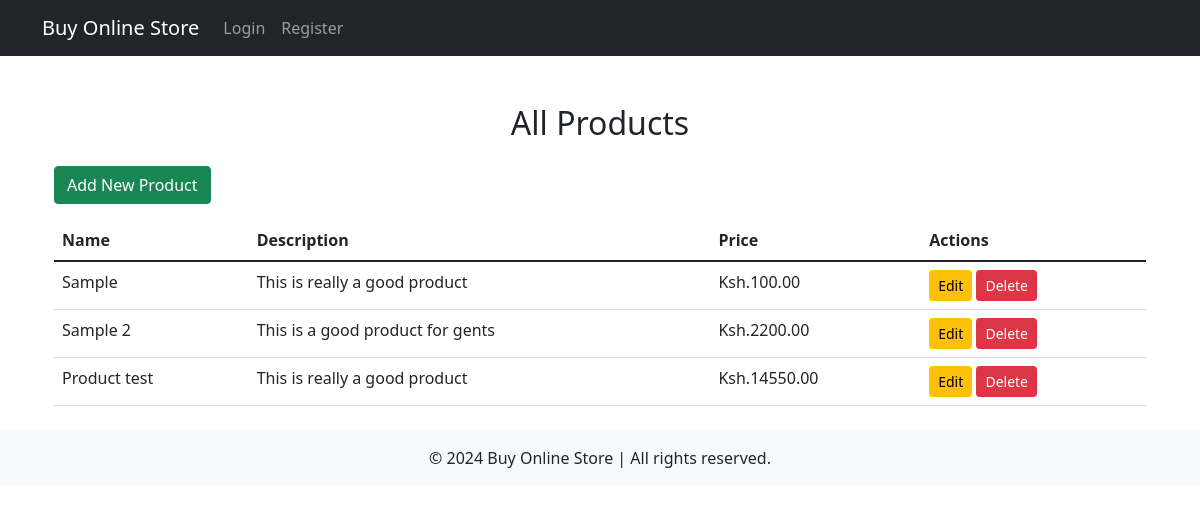
Before: /products/ with the older database file.
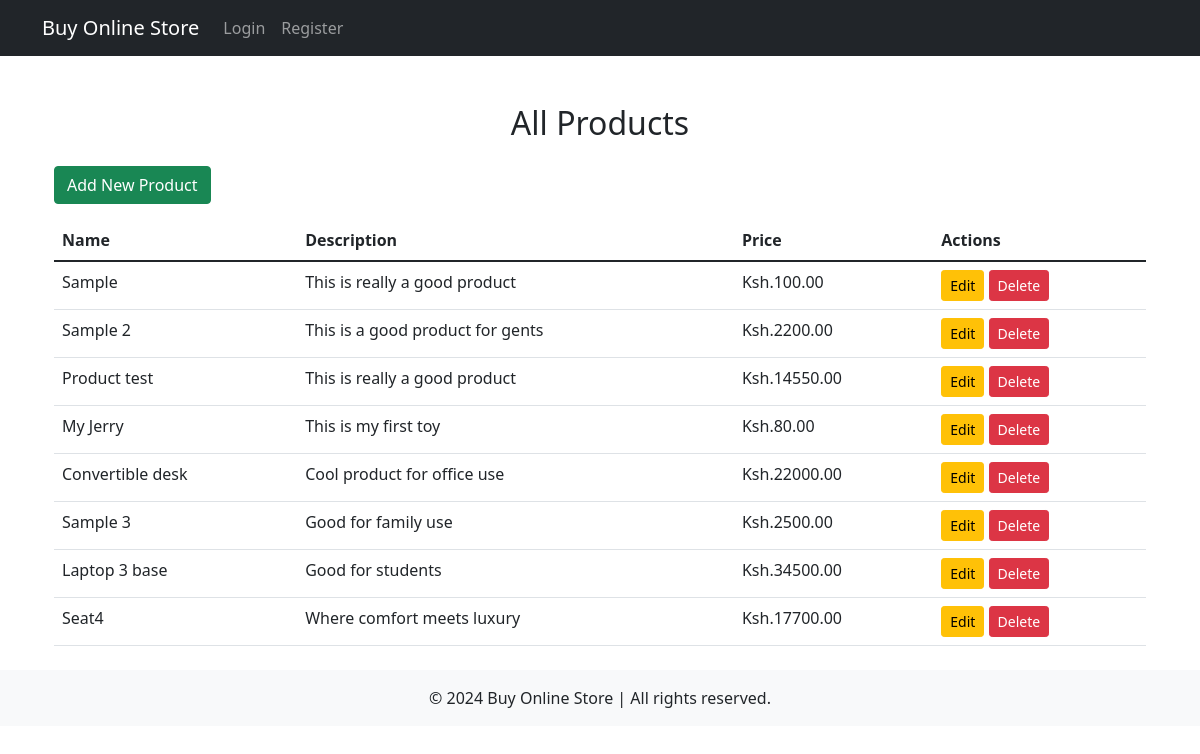
After: the same page with the newer database file.
### products/models.py (models this page shows, shortened)
class Product(models.Model):
    name = models.CharField(max_length=255)
    description = models.TextField()
    price = models.DecimalField(max_digits=10, decimal_places=2)
    store = models.ForeignKey(Store, on_delete=models.CASCADE, related_name='products')  # Link to the Store model
    category = models.ForeignKey(Category, on_delete=models.CASCADE)
    image = models.ImageField(upload_to='products/', blank=True, null=True)  # Field for product image
    created_at = models.DateTimeField(auto_now_add=True)
    updated_at = models.DateTimeField(auto_now=True)

### products/views.py (the view)
# urls.py: path('', views.all_products, name='all_products'),
def all_products(request):
    products = Product.objects.all()  # Fetch all products
    return render(request, 'products/all_products.html', {'products': products})

### products/templates/products/all_products.html (shortened to what this page needs)
{% extends 'base.html' %}
{% block content %}
<div class="container mt-5">
    <h2 class="text-center mb-4">All Products</h2>
    <a href="{% url 'create-product' %}" class="btn btn-success mb-3">Add New Product</a>
    <table class="table">
        <thead>
            <tr>
                <th>Name</th>
                <th>Description</th>
                <th>Price</th>
                <th>Actions</th>
            </tr>
        </thead>
        <tbody>
            {% for product in products %}
            <tr>
                <td>{{ product.name }}</td>
                <td>{{ product.description }}</td>
                <td>Ksh.{{ product.price }}</td>
                <td>
                    <a href="{% url 'update' product.id %}" class="btn btn-warning btn-sm">Edit</a>
                    <button class="btn btn-danger btn-sm" data-toggle="modal" data-target="#deleteModal{{ product.id }}">Delete</button>
                </td>
            </tr>
            {% empty %}
            <tr>
                <td colspan="4" class="text-center">No products available.</td>
            </tr>
            {% endfor %}
        </tbody>
    </table>
</div>
{% endblock %}

Changed rows visible on the page:
added Product: name "My Jerry", description "This is my first toy", price "80.00"
added Product: name "Convertible desk", description "Cool product for office use", price "22000.00"
added Product: name "Sample 3", description "Good for family use", price "2500.00"
added Product: name "Laptop 3 base", description "Good for students", price "34500.00"
added Product: name "Seat4", description "Where comfort meets luxury", price "17700.00"
